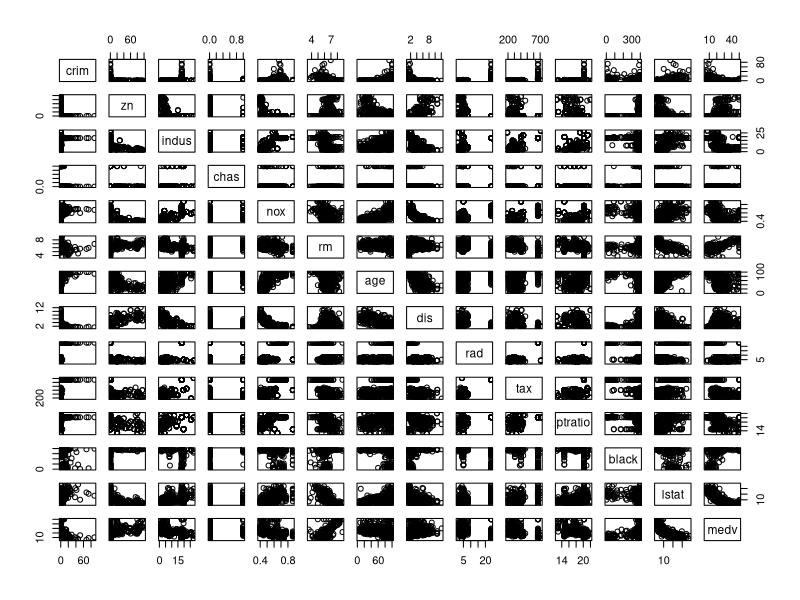
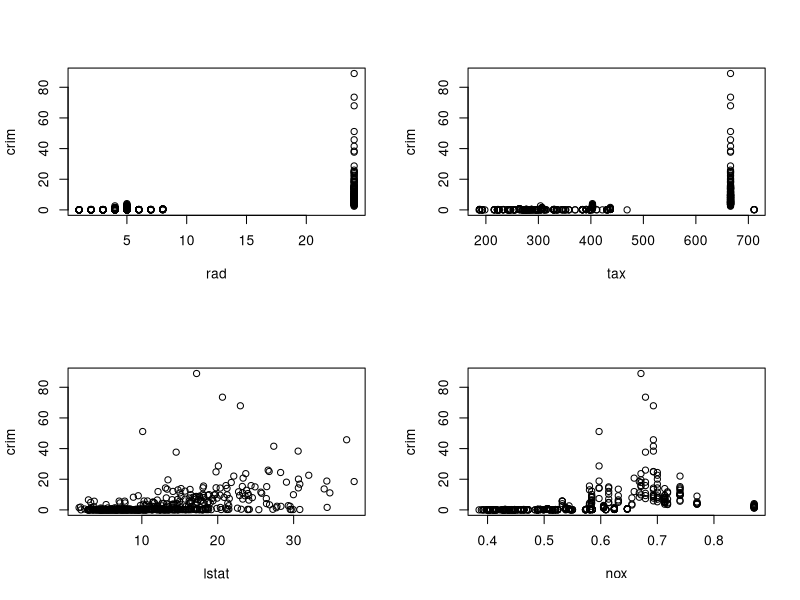
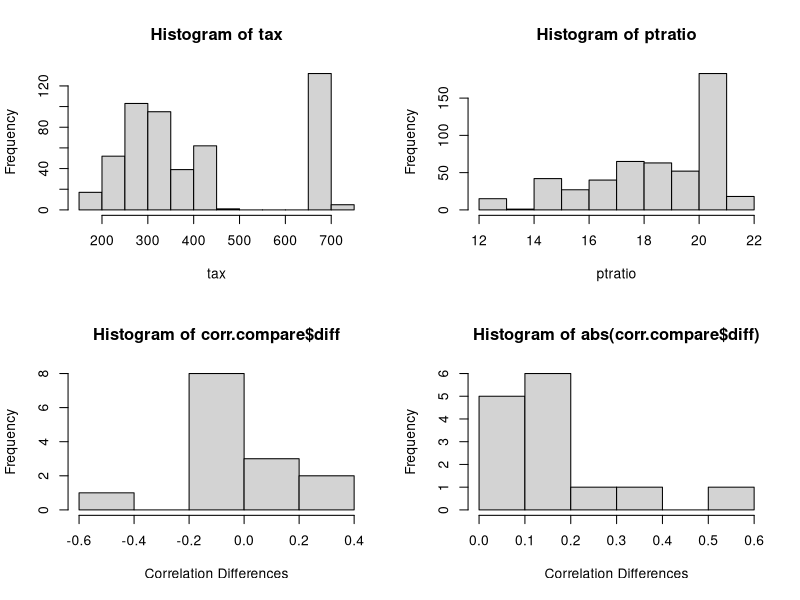
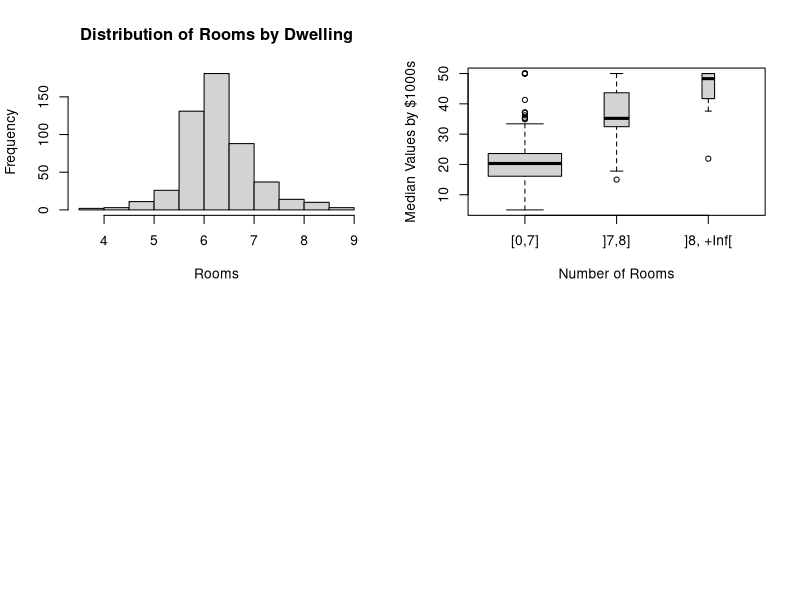

Reproduce these figures in R, in order.
library(MASS) #load library
#item A
Boston # dataset
?Boston # info of boston dataSet

dim(Boston)
#The rows represent observations of the U.S. Census Tracts in the Boston Area. The columns presents the measures of the Census Variables.

#item b
attach(Boston)

pairs(Boston)

#in the graph we can find that the high radio frequency index of accessibility to radial highways contains the highest level of per capita crime rate per city
#we can also see that medv is inversely proportional to lstat- lower status of the population, nox - nitrogen oxides concentration and indus - proportion of non-retail businnes acres per town and directly proportional to rm- average number of rooms per dewlling

#item c
# in this case we need calculate the indexes of correlations between crime rates and other variables.

Boston.corr = cor(Boston)
Boston.corr.crim = Boston.corr[-1,1]

print(
  Boston.corr.crim[order(abs(Boston.corr.crim), decreasing = T)]
)

par(mfrow=c(2,2))
# get the four most correlated variables
aux = names(Boston.corr.crim[order(abs(Boston.corr.crim), decreasing = T)][1:4])
for(i in aux){
  plot(get(i), crim, xlab=i)
}

#item d

summary(crim)
#crime rates
#Yes, because the maximum value is much higher then the 3th quartile counting crime reates above 30 
length(crim[crim>30])

#Tax rates

hist(tax)

#There are particulary suburbs in a higher level, counting values above 500.

length(tax[tax>500])

#Pupil-Teacher Ratio

hist(ptratio)
#It seems a bit equilibrate between values of [14, 22], specially [20,21]. Counting values bellow 14 - the smallest ratios.

length(ptratio[ptratio<14])

#item e

table(chas)

#the value 1 says that the suburb bounds the charles rivers, there are 35 suburbs that bound river

#item f

median (ptratio)

#item g

subs.lw = which(medv<median(medv))
print(subs.lw)

#Compare with the rest of the other predictors.

Boston.corr.subs.lw = cor(Boston[subs.lw, ])
corr.compare = data.frame('lower'=Boston.corr.subs.lw[, "medv"], 'all'=Boston.corr[, "medv"])
corr.compare$diff = corr.compare$lower - corr.compare$all
#Check how much vary the differences.

hist(corr.compare$diff, xlab="Correlation Differences")


#Now, in absolute values.

hist(abs(corr.compare$diff), xlab="Correlation Differences")


#The main correlation diffences were at the variables:
  
  main.diffs = head(corr.compare[order(abs(corr.compare$diff), decreasing = T), ], 5)

print(main.diffs)

print(rownames(main.diffs))

#The abrupt difference by far was rm - average number of rooms per dwelling, so the number of rooms has much less influence in the cheapest houses than the more expensive ones, this phenomenon also seem happening in ptratio. The dis increased compared to all suburbs correlation, it seems that further from employment centres is better for cheaper house prices.

#item h

hist(rm, main="Distribution of Rooms by Dwelling", xlab="Rooms")


#More than 7 rooms per dwelling

length(rm[rm>7])
#More than 8 rooms per dwelling

length(rm[rm>8])
#e prices of these houses compared over all others suburb houses.

frm =as.factor(as.character(lapply(rm, function(x) ifelse(x>8, "]8, +Inf[", ifelse(x>7,"]7,8]","[0,7]")))))
plot(frm, medv, varwidth=T, xlab="Number of Rooms", 
     ylab="Median Values by $1000s",
     title="Median Value of Owner-Occupied Homes")


#The graph shows that houses of more than 8 rooms tend to be much more expensive, but not always, and even an outlier exists of very lower price than houses with less rooms, as seen below.

Boston[rm>8 & medv<30, ]
      
